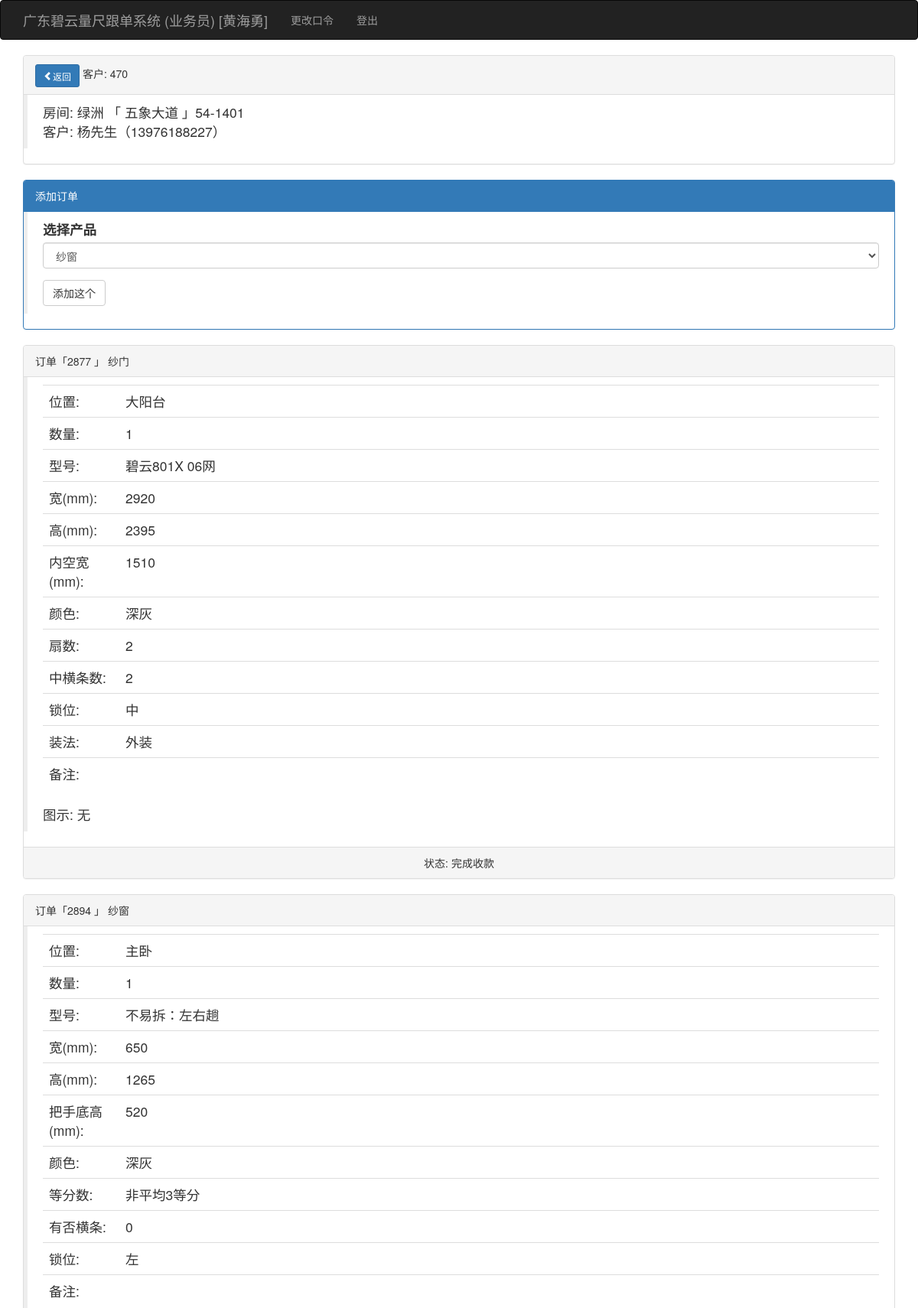
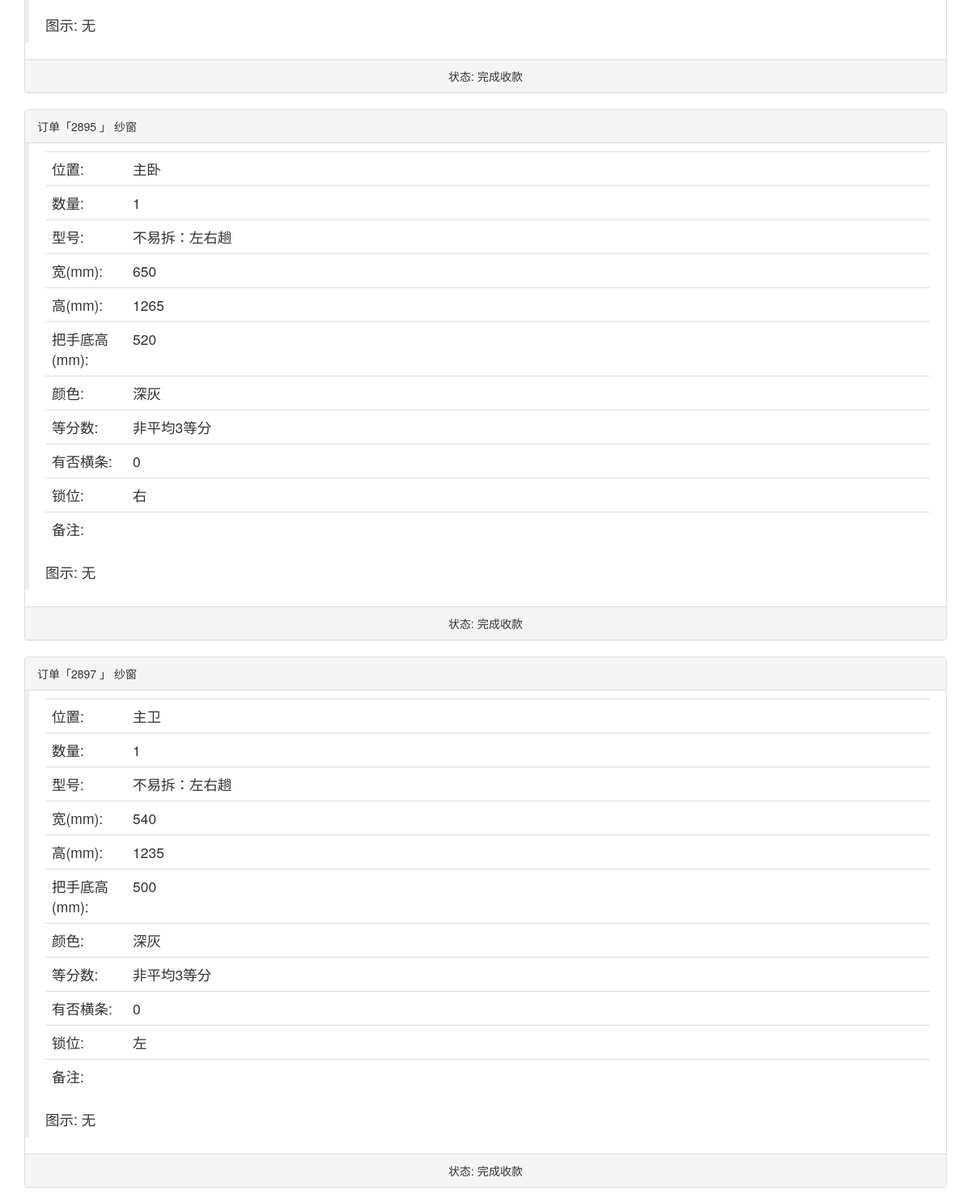
Page /showkehudd/470 (signed in, upper part) on the committed database (2 pictures, top to bottom).
### app/models.py (models this page shows, shortened)
class User(UserMixin, db.Model):
    __tablename__ = 'users'
    id = db.Column(db.Integer, primary_key=True)
    user = db.Column(db.String(64), unique=True, index=True)
    pin = db.Column(db.String(64))
    username = db.Column(db.String(64))
    tel = db.Column(db.String(32))
    role = db.Column(db.String(64))
    isuse = db.Column(db.Boolean, default=False)
    beizhu = db.Column(db.String(64))
    kehus = db.relationship('Kehu', backref='user', lazy='dynamic')
    @login_manager.user_loader
    def load_user(user_id):
        return User.query.get(int(user_id))

class Kehu(db.Model):
    __tablename__ = 'kehus'
    id = db.Column(db.Integer, primary_key=True)
    user_id = db.Column(db.Integer, db.ForeignKey('users.id'))
    xiaoqu_id = db.Column(db.Integer, db.ForeignKey('xiaoqus.id'))
    fangjian = db.Column(db.String(64))
    chenghu = db.Column(db.String(64))
    tel = db.Column(db.String(64))
    zje = db.Column(db.Float)
    beizhu = db.Column(db.String(64))
    status = db.Column(db.Integer, default=1)  # 1已测尺、2已下单、3已安装、4已清款
    time0 = db.Column(db.DateTime(), default=datetime.utcnow)
    time1 = db.Column(db.DateTime())
    time2 = db.Column(db.DateTime())
    time3 = db.Column(db.DateTime())
    dingdans = db.relationship('Dingdan', backref='kehu', lazy='dynamic')

class Xiaoqu(db.Model):
    __tablename__ = 'xiaoqus'
    id = db.Column(db.Integer, primary_key=True)
    xiaoqu = db.Column(db.String(64), unique=True, index=True)
    dizhi = db.Column(db.String(100))
    beizhu = db.Column(db.String(128))
    kehus = db.relationship('Kehu', backref='xiaoqu', lazy='dynamic')

class Dingdan(db.Model):
    __tablename__ = 'dingdans'
    id = db.Column(db.Integer, primary_key=True)
    kehu_id = db.Column(db.Integer, db.ForeignKey('kehus.id'))
    chanpin_id = db.Column(db.Integer, db.ForeignKey('chanpins.id'))
    shuliang = db.Column(db.Integer)
    weizhi = db.Column(db.String(64))
    xinghao = db.Column(db.String(64))
    kuan_chang = db.Column(db.Integer)
    gao = db.Column(db.Integer)
    meikongkuan_bashoudigao = db.Column(db.Integer)
    color = db.Column(db.String(64))
    shanshu = db.Column(db.Integer)
    zhonghengtiaoshu_gantiaoshu = db.Column(db.Integer)
    shuowei = db.Column(db.String(64))
    ishaveht = db.Column(db.String(64))
    zhangfa_dengfenshu_kaishuofangshi = db.Column(db.String(64))
    jiage = db.Column(db.Float)
    tushipic = db.Column(db.String(64))
    beizhu = db.Column(db.String(64))
    status = db.Column(db.Integer, default=1)  # 1测尺、2业务下单、3工厂下单、4工厂入库、5工厂发货、6收货、7派工、8装完、9安清款
    fakaidi = db.Column(db.String(64))  # -1
    time_1 = db.Column(db.DateTime())
    user_1_id = db.Column(db.Integer, db.ForeignKey('users.id'))
    beizhue = db.Column(db.String(64))
    time0 = db.Column(db.DateTime(), default=datetime.utcnow)
    user0_id = db.Column(db.Integer, db.ForeignKey('users.id'))
    time1 = db.Column(db.DateTime())
    user1_id = db.Column(db.Integer, db.ForeignKey('users.id'))
    time2 = db.Column(db.DateTime())
    user2_id = db.Column(db.Integer, db.ForeignKey('users.id'))
    time3 = db.Column(db.DateTime())
    user3_id = db.Column(db.Integer, db.ForeignKey('users.id'))
    time4 = db.Column(db.DateTime())
    user4_id = db.Column(db.Integer, db.ForeignKey('users.id'))
    time5 = db.Column(db.DateTime())
    user5_id = db.Column(db.Integer, db.ForeignKey('users.id'))
    time6 = db.Column(db.DateTime())
    user6_id = db.Column(db.Integer, db.ForeignKey('users.id'))
    time7 = db.Column(db.DateTime())
    user7_id = db.Column(db.Integer, db.ForeignKey('users.id'))
    time8 = db.Column(db.DateTime())
    user8_id = db.Column(db.Integer, db.ForeignKey('users.id'))
    time9 = db.Column(db.DateTime())
    user9_id = db.Column(db.Integer, db.ForeignKey('users.id'))
    time_1 = db.Column(db.DateTime())
    user_1_id = db.Column(db.Integer, db.ForeignKey('users.id'))
    beizhue = db.Column(db.String(64))
    az_status = db.Column(db.Integer)
    az_beizhue = db.Column(db.String(64))
    az_time_1 = db.Column(db.DateTime())
    az_time1 = db.Column(db.DateTime())
    az_time2 = db.Column(db.DateTime())
    az_time3 = db.Column(db.DateTime())
    azd_id = db.Column(db.Integer, db.ForeignKey('users.id'))
    dingdan_azd = db.relationship("User", foreign_keys=[azd_id])

class Chanpin(db.Model):
    __tablename__ = 'chanpins'
    id = db.Column(db.Integer, primary_key=True)
    pinming = db.Column(db.String(64))
    jiage = db.Column(db.Float)
    beizhu = db.Column(db.String(64))
    dingdans = db.relationship('Dingdan', backref='chanpin', lazy='dynamic')

### app/main/views.py (the view, shortened to what this page needs)
@main.route('/showkehudd/<int:id>', methods=['GET', 'POST'])
@login_required
def showkehudd(id):
    if current_user.role != '业务员':
        return redirect(url_for('main.index'))
    form = WilladdcpForm()
    kehu = Kehu.query.get(id)
    user = current_user._get_current_object()
    return render_template('showkehudd.html', form=form, kehu=kehu)

### app/main/forms.py
class WilladdcpForm(FlaskForm):
    chanpin = SelectField('选择产品', validators=[DataRequired()], coerce=int)
    submit = SubmitField('添加这个')
    def __init__(self, *args, **kwargs):
        super(WilladdcpForm, self).__init__(*args, **kwargs)
        self.chanpin.choices = [(chanpin.id, chanpin.pinming) for chanpin in
                                Chanpin.query.order_by(Chanpin.beizhu).all()]  # Chanpin.id

### app/templates/showkehudd.html (shortened to what this page needs)
{% extends "base.html" %}
{% import "bootstrap/wtf.html" as wtf %}
{% block page_content %}
    <div class="panel panel-default">
        <div class="panel-heading"><a class="btn btn-primary btn-sm   glyphicon glyphicon-chevron-left"
                                      href="{{ url_for('main.kehulist') }}">返回</a> 客户: {{ kehu.id }}</div>
        <div class="post-body">
            <blockquote>
                <ul class="list-unstyled">
                    <li>房间: {{ kehu.xiaoqu.xiaoqu }} 「 {{ kehu.xiaoqu.dizhi }} 」{{ kehu.fangjian }}</li>
                    <li>客户: {{ kehu.chenghu }}（{{ kehu.tel }}）
                    </li>
                </ul>
            </blockquote>
        </div>
    </div>
    <div class="panel panel-primary">
        <div class="panel-heading"> 添加订单</div>
        <div class="post-body">
            <blockquote>
                {{ wtf.quick_form(form) }}
            </blockquote>
        </div>
    </div>
    {% for dingdan in kehu.dingdans %}
        <div class="panel panel-default">
            <div class="panel-heading">订单「{{ dingdan.id }} 」 {{ dingdan.chanpin.pinming }}
            </div>
            <div class="post-body">
                <blockquote>
                    <table class="table">
                        <tr>
                            <td style="width: 100px;">位置:</td>
                            <td>{{ dingdan.weizhi }}</td>
                        </tr>
                        <tr>
                            <td>数量:</td>
                            <td>{{ dingdan.shuliang }}</td>
                        </tr>
                        <tr>
                            <td>型号:</td>
                            <td>{{ dingdan.xinghao }}</td>
                        </tr>
                        {% if dingdan.chanpin.pinming == '隐形网' %}
                            <tr>
                                <td>宽(mm):</td>
                                <td>{{ dingdan.kuan_chang }}</td>
                            </tr>
                            <tr>
                                <td>高(mm):</td>
                                <td>{{ dingdan.gao }}</td>
                            </tr>
                            <tr>
                                <td>颜色:</td>
                                <td>{{ dingdan.color }}</td>
                            </tr>
                        {% elif dingdan.chanpin.pinming == '阳台窗' %}
                            <tr>
                                <td>宽(mm):</td>
                                <td>{{ dingdan.kuan_chang }}</td>
                            </tr>
                            <tr>
                                <td>高(mm):</td>
                                <td>{{ dingdan.gao }}</td>
                            </tr>
                            <tr>
                                <td>窗台高(mm):</td>
                                <td>{{ dingdan.meikongkuan_bashoudigao }}</td>
                            </tr>
                            <tr>
                                <td>栏高(mm):</td>
                                <td>{{ dingdan.shanshu }}</td>
                            </tr>
                            <tr>
                                <td>管位:</td>
                                <td>{{ dingdan.shuowei }}</td>
                            </tr>
                            <tr>
                                <td>颜色:</td>
                                <td>{{ dingdan.color }}</td>
                            </tr>
                        {% elif dingdan.chanpin.pinming == '纱门' %}
                            <tr>
                                <td>宽(mm):</td>
                                <td>{{ dingdan.kuan_chang }}</td>
                            </tr>
                            <tr>
                                <td>高(mm):</td>
                                <td>{{ dingdan.gao }}</td>
                            </tr>
                            <tr>
                                <td>内空宽(mm):</td>
                                <td>{{ dingdan.meikongkuan_bashoudigao }}</td>
                            </tr>
                            <tr>
                                <td>颜色:</td>
                                <td>{{ dingdan.color }}</td>
                            </tr>
                            <tr>
                                <td>扇数:</td>
                                <td>{{ dingdan.shanshu }}</td>
                            </tr>
                            <tr>
                                <td>中横条数:</td>
                                <td>{{ dingdan.zhonghengtiaoshu_gantiaoshu }}</td>
                            </tr>
                            <tr>
                                <td>锁位:</td>
                                <td>{{ dingdan.shuowei }}</td>
                            </tr>
                            <tr>
                                <td>装法:</td>
                                <td>{{ dingdan.zhangfa_dengfenshu_kaishuofangshi }}</td>
                            </tr>
                        {% elif dingdan.chanpin.pinming == '纱窗' %}
                            <tr>
                                <td>宽(mm):</td>
                                <td>{{ dingdan.kuan_chang }}</td>
                            </tr>
                            <tr>
                                <td>高(mm):</td>
                                <td>{{ dingdan.gao }}</td>
                            </tr>
                            <tr>
                                <td>把手底高(mm):</td>
                                <td>{{ dingdan.meikongkuan_bashoudigao }}</td>
                            </tr>
                            <tr>
                                <td>颜色:</td>
                                <td>{{ dingdan.color }}</td>
                            </tr>
                            <tr>
                                <td>等分数:</td>
                                <td>{{ dingdan.zhangfa_dengfenshu_kaishuofangshi }}</td>
                            </tr>
                            <tr>
                                <td>有否横条:</td>
                                <td>{{ dingdan.ishaveht }}</td>
                            </tr>
                            <tr>
                                <td>锁位:</td>
                                <td>{{ dingdan.shuowei }}</td>
                            </tr>
                        {% endif %}
                        <tr>
                            <td>备注:</td>
                            <td>{{ dingdan.beizhu }}</td>
                        </tr>
                    </table>
                    图示:
                                            {% if dingdan.tushipic %}
                                                <br>
                                                <img height="180" src="/static/upload/{{ dingdan.tushipic }}">
                                                {% else %}
                                                无
                                                {% endif %}
                </blockquote>
            </div>
            <div class="panel-footer text-center">状态:
                {% if dingdan.status == 1 %}
                    已量尺
                {% elif dingdan.status == 2 %}
                    已下单
                {% elif dingdan.status == 3 %}
                    已订货
                {% elif dingdan.status == 4 %}
                    已入库
                {% elif dingdan.status == 5 %}
                    已发货
                {% elif dingdan.status == 6 %}
                    已到货
                {% elif dingdan.status == 7 %}
                    安装中
                {% elif dingdan.status == 8 %}
                    安装完成
                {% elif dingdan.status == 9 %}
                    完成收款
                {% else %}
                    状态有误
                {% endif %}
            </div>
        </div>
    {% endfor %}
{% endblock %}

### app/templates/base.html (shortened to what this page needs)
{% extends "bootstrap/base.html" %}
{% import 'render_listcp.html' as macors %}
{% block head %}
{{ super() }}
<link rel="stylesheet" type="text/css" href="{{ url_for('static', filename='styles.css') }}">
{% endblock %}
{% block navbar %}
<div class="navbar navbar-inverse" role="navigation">
    <div class="container">
        <div class="navbar-header">
            <a class="navbar-brand" href="{{ url_for('main.index') }}">广东碧云量尺跟单系统 ({{ current_user.role }}) [{{ current_user.username }}] </a>
        </div>
        <div class="navbar-collapse collapse">
            <ul class="nav navbar-nav">
                {% if current_user.is_authenticated %}
                <li><a href="{{ url_for('auth.change_pin') }}">更改口令</a></li>
                <li><a href="{{ url_for('auth.logout') }}">登出</a></li>
                {% endif %}
            </ul>
        </div>
    </div>
</div>
{% endblock %}
{% block content %}
<div class="container">
    {% block page_content %}{% endblock %}
</div>
{% endblock %}

### rows in the picture
User: role "业务员", username "黄海勇"
Kehu: id "470", fangjian "54-1401", chenghu "杨先生", tel "13976188227"
Xiaoqu: xiaoqu.xiaoqu "绿洲", xiaoqu.dizhi "五象大道"
Dingdan: id "2877", chanpin.pinming "纱门", weizhi "大阳台", shuliang "1", xinghao "碧云801X 06网", kuan_chang "2920", gao "2395", meikongkuan_bashoudigao "1510", color "深灰", shanshu "2", zhonghengtiaoshu_gantiaoshu "2", shuowei "中", zhangfa_dengfenshu_kaishuofangshi "外装", tushipic "无", status "完成收款"
Dingdan: id "2894", chanpin.pinming "纱窗", weizhi "主卧", shuliang "1", xinghao "不易拆：左右趟", kuan_chang "650", gao "1265", meikongkuan_bashoudigao "520", color "深灰", zhangfa_dengfenshu_kaishuofangshi "非平均3等分", ishaveht "0", shuowei "左", tushipic "无", status "完成收款"
Dingdan: id "2895", chanpin.pinming "纱窗", weizhi "主卧", shuliang "1", xinghao "不易拆：左右趟", kuan_chang "650", gao "1265", meikongkuan_bashoudigao "520", color "深灰", zhangfa_dengfenshu_kaishuofangshi "非平均3等分", ishaveht "0", shuowei "右", tushipic "无", status "完成收款"
Dingdan: id "2897", chanpin.pinming "纱窗", weizhi "主卫", shuliang "1", xinghao "不易拆：左右趟", kuan_chang "540", gao "1235", meikongkuan_bashoudigao "500", color "深灰", zhangfa_dengfenshu_kaishuofangshi "非平均3等分", ishaveht "0", shuowei "左", tushipic "无", status "完成收款"
